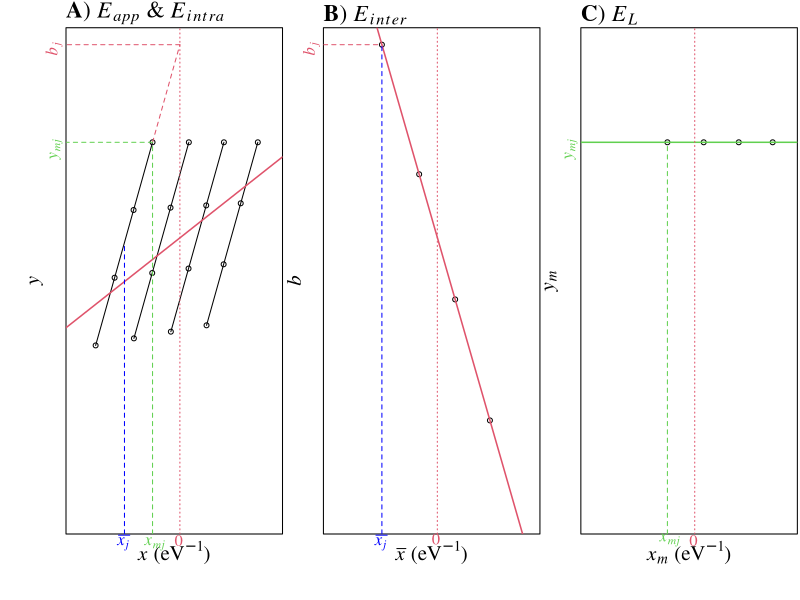

This figure's R source:
#Function to convert temperature in Celcius to Kelvin
T.K <- function(x, Tref = 15,kb=8.62E-5) 1/((Tref+273)*kb) - 1/((x + 273)*kb)

#Plot four typical linear growth~temperature relationships and the fitness landscape under a given environmental temperature
#different xbar & Topt, 
dx   <- 7.5
xbar <- seq(dx, 30-dx, length.out = 4)
theta<- xbar + dx/2
xmin <- xbar - dx/2
xbar <- T.K(xbar)
theta<- T.K(theta)
xmin <- T.K(xmin)
Ea   <- 0.65
b0   <- log(2)
b    <- b0 - Ea * theta
ym   <- theta*Ea + b 

pdf('Fig1EappEinter.pdf', height=4, width=8)
op <- par(font.lab = 1,
           family  = "serif",
           cex.lab = 1.9,
           oma     = c(2,2,0.1,0.1),
           mgp     = c(1.5,.1,0),
           mar     = c(3,3,2,0.1),
           mfrow   = c(1,3))

temp    <- seq(-2, 35, 0.1)
temp    <- T.K(temp)
yrange  <- c(0.5, 3)

plot(temp, temp**2, 
     xlim = c(T.K(0), T.K(30)), 
     ylim = log(yrange), 
     xlab = expression(paste( italic(x)*' ('*eV^-1*')')),
     ylab = expression(paste( italic(y) ) ),
     xaxs = "i",
     yaxs = "i",
     xaxt = 'n',
     yaxt = 'n',
     type = 'n')

pool <- data.frame(X = c(), Y = c())

#Plot each TPC
for (i in 1:length(xbar)){
  curve(Ea*x + b[i], from = xmin[i], to = theta[i], add = T)
  #add data points
  X <- seq(xmin[i], theta[i], length.out = 4)
  Y <- Ea*X + b[i]
  points(X,Y)
  pool <- rbind(pool, data.frame(X,Y))
}

LMp <- lm(Y ~ X, pool)
abline(LMp, col=2, lwd=1.5)

#Add vertical line of 0
abline(v=0, lty = 3, col = 2)

#add xbar [j]
segments(x0 = xbar[1], y0 = log(0.5), 
         x1 = xbar[1], y1 = Ea*xbar[1] + b[1],
         lty = 2, col = 'blue')

#add b[j]
segments(x0 = theta[1], y0 = Ea*theta[1] + b[1], 
         x1 = 0,   y1 = b[1],
         lty = 2, col = 2)

segments(x0 = 0,      y0 = b[1], 
         x1 = T.K(0), y1 = b[1],
         lty = 2, col = 2)

#add xm[j] and ym[j]
segments(x0 = theta[1], y0 = log(yrange[1]), 
         x1 = theta[1], y1 = Ea*theta[1] + b[1],
         lty = 2, col = 3)
segments(x0 = theta[1], y0 = Ea*theta[1] + b[1], 
         x1 = T.K(0),   y1 = Ea*theta[1] + b[1],
         lty = 2, col = 3)

mtext(expression(paste(bold(A)*') '*italic(E[app])*' & '*italic(E[intra]))), adj=0, cex=1.4)
mtext(expression(paste(bar(italic( x[j] )))), side = 1, adj = .25, col = 'blue', line = .5)
mtext(expression(paste(italic(x[mj]))),  side = 1, adj = .4,  col = 3, line = .5)
mtext('0', side = 1, adj = .52, col = 2, line=0.1)
mtext(expression(paste(italic( b[j])) ),      side = 2, adj = .97, col = 2)
mtext(expression(paste(italic(y[mj]))), side = 2, adj = .77,  col = 3)

#b) plot Ee (b ~ xbar)
plot(xbar, b, 
     xlim = c(T.K(0), T.K(30)), 
     ylim = log(yrange), 
     xlab = expression(paste(bar(italic(x)) *' ('*eV^-1*')')),
     ylab = expression(paste(italic(b))),
     xaxs = "i",
     yaxs = "i",
     xaxt = 'n',
     yaxt = 'n')
abline(lm(b ~ xbar), lwd = 1.5, col = 2 )

#add xbar [j]
segments(x0 = xbar[1], y0 = log(0.5), 
         x1 = xbar[1], y1 = b[1],
         lty = 2, col = 'blue')

#add b[j]
segments(x0 = T.K(0),  y0 = b[1], 
         x1 = xbar[1], y1 = b[1],
         lty = 2, col = 2)

#Add vertical line of 0
abline(v=0, lty = 3, col = 2)
mtext('0', side = 1, adj = .52, col = 2)
mtext(expression(paste(bar(italic( x[j] )))), side = 1, adj = .25, col = 'blue', line = .5)

mtext(expression(paste(italic( b[j])) ),      side = 2, adj = .97, col = 2)

mtext(expression(paste(bold(B)*') '* italic(E[inter]))), adj=0, cex=1.4)

#c) plot ym against xm
plot(theta, ym, 
     xlim = c(T.K(0), T.K(30)), 
     ylim = log(yrange), 
     xlab = expression(paste(italic(x[m]) *' ('*eV^-1*')')),
     ylab = expression(paste(italic(y[m]))),
     xaxs = "i",
     yaxs = "i",
     xaxt = 'n',
     yaxt = 'n')
abline(lm(ym ~ theta), lwd = 1.5, col = 3 )

segments(x0 = theta[1], y0 = log(yrange[1]), 
         x1 = theta[1], y1 = Ea*theta[1] + b[1],
        lty = 2, col = 3)        
abline(v=0, lty = 3, col = 2)
mtext(expression(paste(italic(x[mj]))), side = 1, adj = .4,  col = 3, line = .2)
mtext(expression(paste(italic(y[mj]))), side = 2, adj = .77,  col = 3)
mtext('0', side = 1, adj = .52, col = 2, line=0.1)
mtext(expression(paste(bold(C)*') '* italic(E[L]))), adj=0, cex=1.4)
dev.off()
